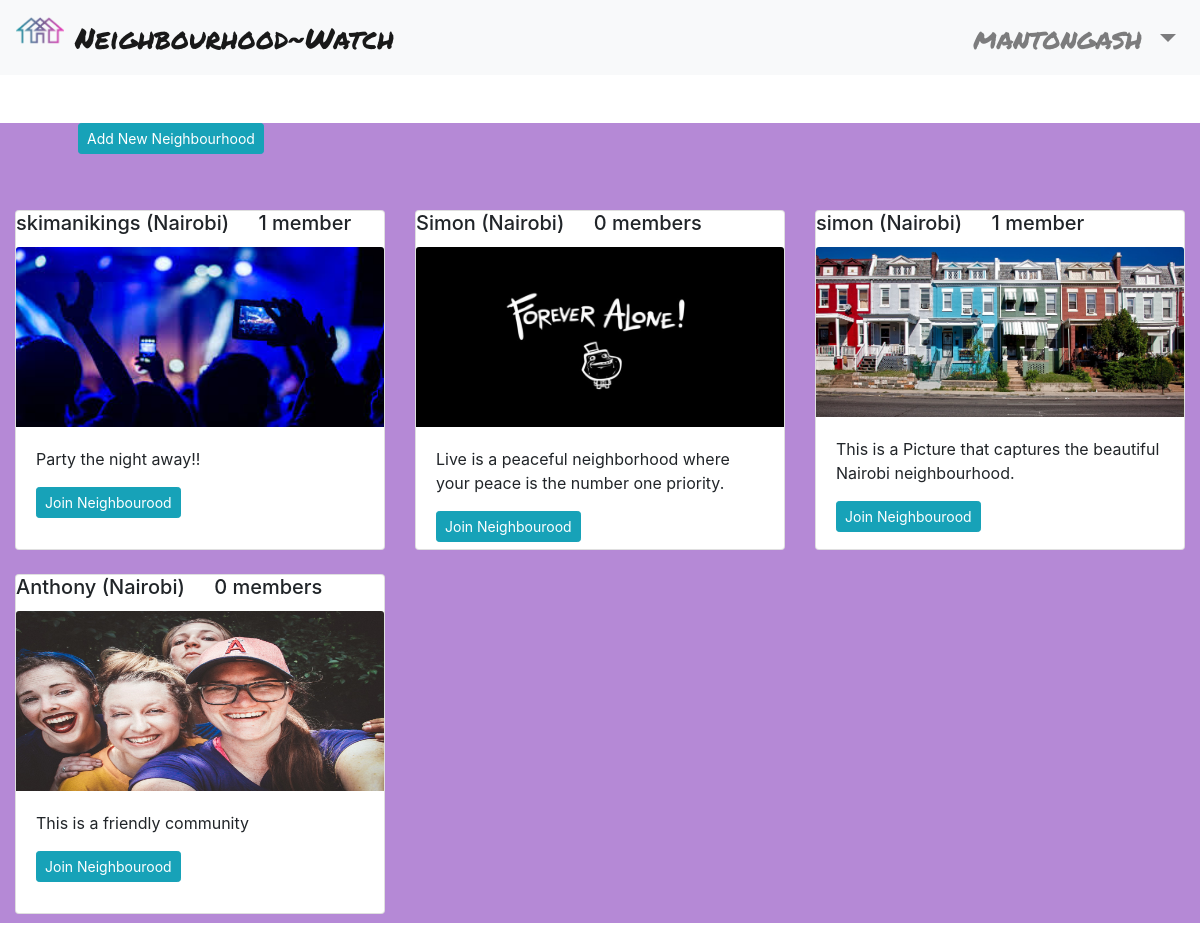
/all-hoods/ (signed in), run on the app's committed database.
### neighborhoods/models.py (models this page shows, shortened)
class Neighbourhood(models.Model):
    name = models.CharField(max_length=50)
    location = models.CharField(max_length=60)
    admin = models.ForeignKey("Profile", on_delete=models.CASCADE, related_name='hood')
    neighbourhood_logo = models.ImageField(upload_to='images/')
    description = models.TextField()
    healthcenter_number = models.IntegerField(null=True, blank=True)
    police_number = models.IntegerField(null=True, blank=True)
    occupants_count = models.IntegerField(null=True, blank=True)

### neighborhoods/views.py (the view)
# urls.py: path('all-hoods/',views.neighbourhoods,name='hood'),
@login_required(login_url='login')
def neighbourhoods(request):
    all_hoods = Neighbourhood.objects.all()
    all_hoods = all_hoods[::-1]
    params = {
        'all_hoods': all_hoods,
    }
    return render(request, 'neighbourhoods.html', params)

### neighborhoods/templates/neighbourhoods.html
{% extends 'base.html' %}
{% load crispy_forms_tags %}
{% block content %}
<div class="page2">
  <div class="container-fluid">
    <div class="container sanches m-5">
      <a href="{% url 'new-hood' %}" class="btn btn-sm btn-info mb-2">Add New
        Neighbourhood</a>
    </div>
    <div class="row">
      {% for hood in all_hoods %}
      <div class="col-md-4">
        <div class="card mb-4" style="height:340px">
          <h5 class="card-title">{{ hood.name }} ({{hood.location}}) <span class="ml-4">{{hood.members.count}}
              member{{hood.members.count|pluralize}}</span></h5>
          <img src="{{ hood.neighbourhood_logo.url }}" class="card-img-top" alt="{{ hood.name }}" height="180px">
          <div class="card-body">
            <p class="card-text">{{hood.description}}</p>
            {% if request.user.profile.neighbourhood == hood %}
            <a href="{% url 'leave-hood' hood.id %}" class="btn btn-outline-danger btn-sm">Leave Neighbourhood</a>
            <a href="{% url 'single-hood' user.profile.neighbourhood.id %}" class="btn btn-outline-success btn-sm"
              style="float: right">Explore {{user.profile.neighbourhood.name}} Estate
            </a>
            {% elif not request.user.profile.neighbourhood %}
            <a href="{% url 'join-hood' hood.id %}" class="btn btn-info btn-sm">Join Neighbourood</a>
            {% endif %}
          </div>
        </div>
      </div>
      {% endfor %}
    </div>
  </div>
</div>
{% endblock %}

### neighborhoods/templates/navbar.html (shortened to what this page needs)
<nav class="mb-1 navbar navbar-expand-lg navbar-light bg-light">
          <a class="navbar-brand header" href="{% url 'index' %}">
            <img src="/static/images/logo.png" height="30" class="d-inline-block align-top "
                alt="mdb logo"> Neighbourhood~Watch
        </a>
  <div class="collapse navbar-collapse" id="navbarSupportedContent-333">
    {% if user.is_authenticated %}
    <ul class="navbar-nav ml-auto nav-flex-icons">
      <li class="nav-item dropdown">
        <a class="nav-link dropdown-toggle header" id="navbarDropdownMenuLink-333" data-toggle="dropdown" aria-haspopup="true"
          aria-expanded="false" href="">{{user.username}}
        </a>
      </li>
    </ul>
    {% else %}
    <ul class="navbar-nav ml-auto nav-flex-icons">
      <li class="nav-item active">
        <a class="nav-link" href="{% url 'login' %}">LogIn/Register</a>
      </li>
    </ul>
      {% endif %}
  </div>
</nav>

### static/css/main.css (style rules this page uses)
.header { font-size: 1.8rem; font-family: 'Permanent Marker'; }
.page2 { background: #B589D6; height: 100vh; }

### data on the page
Neighbourhood: name "skimanikings", location "Nairobi", members.count "1", neighbourhood_logo (picture), description "Party the night away!!"
Neighbourhood: name "Simon", location "Nairobi", members.count "0", neighbourhood_logo (picture), description "Live is a peaceful neighborhood where your peace is the number one priority."
Neighbourhood: name "simon", location "Nairobi", members.count "1", neighbourhood_logo (picture), description "This is a Picture that captures the beautiful Nairobi neighbourhood."
Neighbourhood: name "Anthony", location "Nairobi", members.count "0", neighbourhood_logo (picture), description "This is a friendly community"

### other printed values
{{ user.username }} "mantongash"
